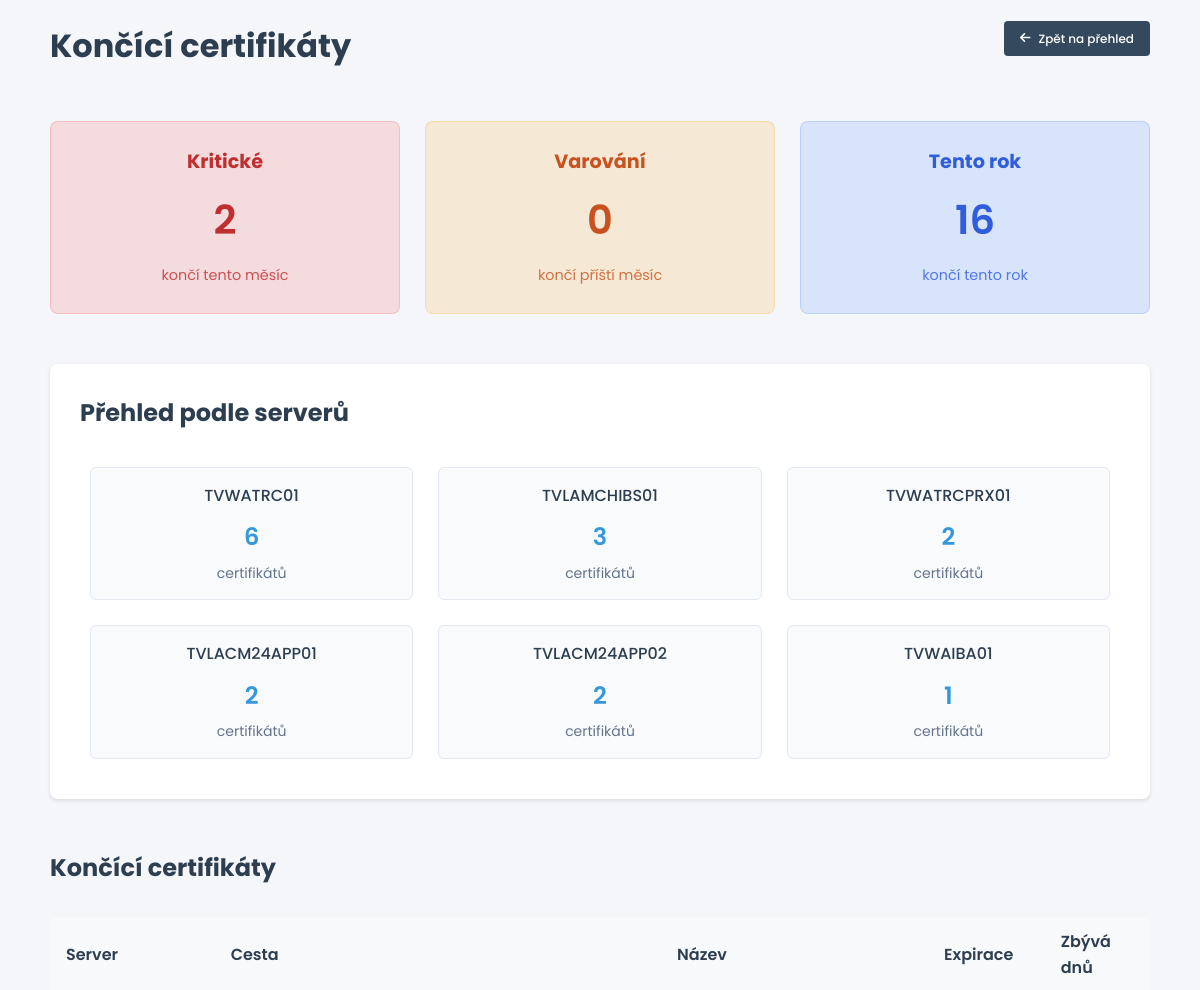
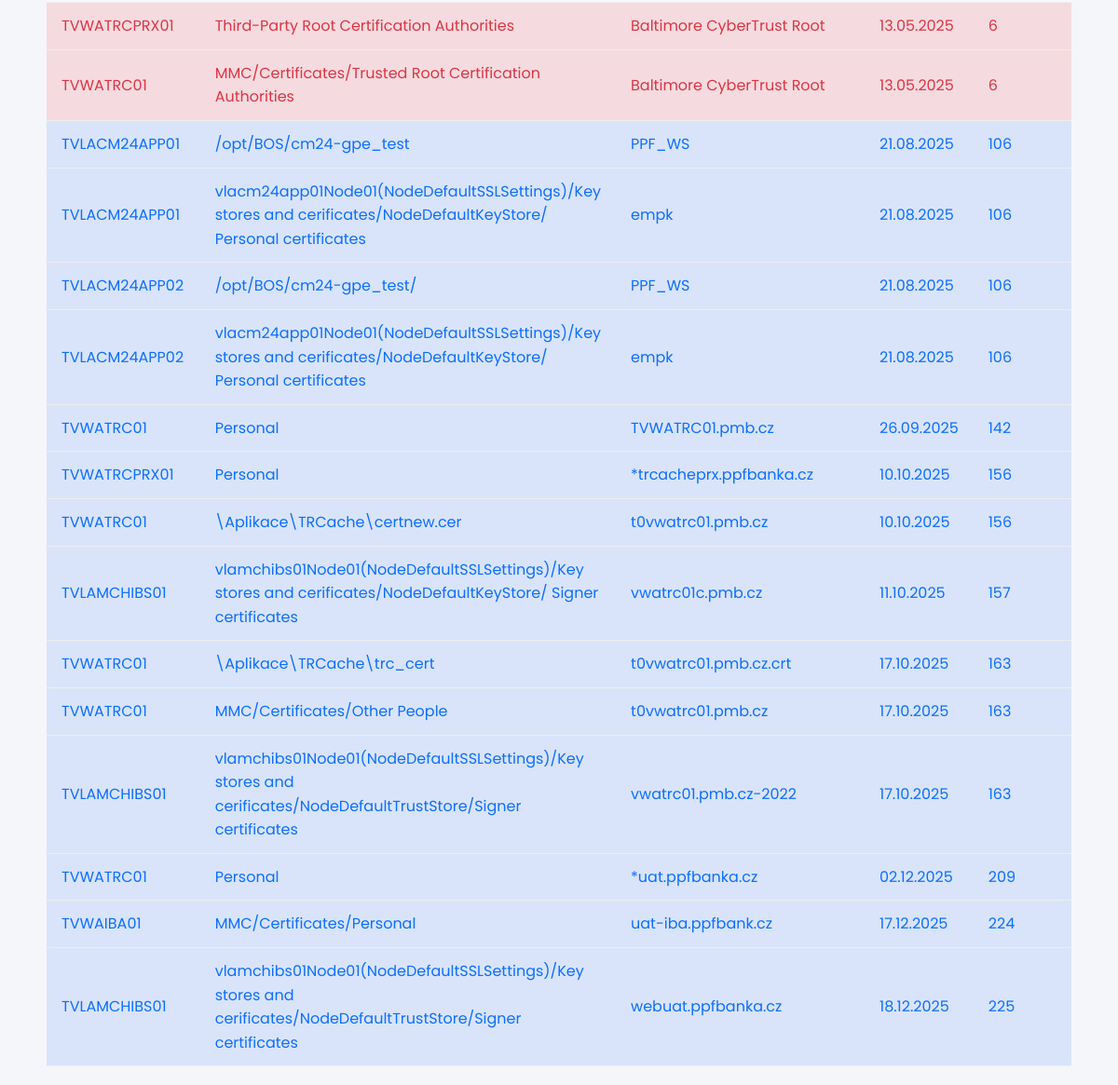
Screenshot of /evidence_certifikatu/dashboard with the database file from the repository (2 pictures, top to bottom).
### app/models.py (models this page shows)
class Certifikat(db.Model):
    id = db.Column(db.Integer, primary_key=True)
    server = db.Column(db.String(100), db.ForeignKey('server.nazev'), nullable=False)
    cesta = db.Column(db.String(200), nullable=False)
    nazev = db.Column(db.String(100), nullable=False)
    expirace = db.Column(db.Date, nullable=False)
    poznamka = db.Column(db.Text, nullable=True)
    vytvoreno = db.Column(db.DateTime, default=datetime.utcnow)

### app/main/dashboard.py (the view)
@bp.route('/dashboard')
def index():
    try:
        today = datetime.now().date()
        ending_certs = Certifikat.query.filter(
            Certifikat.expirace.between(today, datetime(today.year, 12, 31).date())
        ).order_by(Certifikat.expirace).all()
        stats = {
            'critical': sum(1 for cert in ending_certs if (cert.expirace - today).days <= 30),
            'warning': sum(1 for cert in ending_certs if 30 < (cert.expirace - today).days <= 60),
            'this_year': len(ending_certs)
        }
        server_counts = {}
        for cert in ending_certs:
            server_counts[cert.server] = server_counts.get(cert.server, 0) + 1
        server_stats = [(server, count) for server, count in server_counts.items()]
        server_stats.sort(key=lambda x: x[1], reverse=True)
        return render_template('dashboard.html',
                             stats=stats,
                             ending_certs=ending_certs,
                             server_stats=server_stats,
                             today=today)
    except Exception as e:
        flash(f'Chyba při načítání dashboardu: {str(e)}', 'error')
        return redirect(url_for('main.index'))

### app/templates/dashboard.html (shortened to what this page needs)
{% extends "base.html" %}
{% block content %}
<div class="dashboard">
    <div class="header">
        <h1>Končící certifikáty</h1>
        <div class="toolbar" style="display: flex; justify-content: space-between;">
            <a href="{{ url_for('root') }}" class="button info">
                <i class="fas fa-arrow-left"></i>
                Zpět na přehled
            </a>
        </div>
    </div>
    <div class="stats-container">
        <div class="stat-box cert-expired">
            <h3>Kritické</h3>
            <p>{{ stats.critical }}</p>
            <small>končí tento měsíc</small>
        </div>
        <div class="stat-box cert-warning">
            <h3>Varování</h3>
            <p>{{ stats.warning }}</p>
            <small>končí příští měsíc</small>
        </div>
        <div class="stat-box cert-ending-year">
            <h3>Tento rok</h3>
            <p>{{ stats.this_year }}</p>
            <small>končí tento rok</small>
        </div>
    </div>
    <div class="server-stats">
        <h2>Přehled podle serverů</h2>
        <div class="server-stats-grid">
            {% for server, count in server_stats %}
            <div class="server-stat-card">
                <div class="server-name">{{ server }}</div>
                <div class="server-count">{{ count }}</div>
                <div class="server-label">certifikátů</div>
            </div>
            {% endfor %}
        </div>
    </div>
        <h2>Končící certifikáty</h2>
        <table>
            <thead>
                <tr>
                    <th>Server</th>
                    <th>Cesta</th>
                    <th>Název</th>
                    <th>Expirace</th>
                    <th>Zbývá dnů</th>
                </tr>
            </thead>
            <tbody>
                {% for cert in ending_certs %}
                <tr class="{{ cert|get_expiry_class }}">
                    <td>{{ cert.server }}</td>
                    <td>{{ cert.cesta }}</td>
                    <td>{{ cert.nazev }}</td>
                    <td>{{ cert.expirace.strftime('%d.%m.%Y') }}</td>
                    <td>{{ (cert.expirace - today).days }}</td>
                </tr>
                {% endfor %}
            </tbody>
        </table>
</div>
{% endblock %}

### static/css/style.css (style rules this page uses)
:root { --primary-color: #3498db; --success-color: #2ecc71; --danger-color: #e74c3c; --warning-color: #f39c12; --info-color: #34495e; --text-color: #2c3e50; --background-color: #f5f6fa; --border-radius: 8px; --box-shadow: 0 2px 4px rgba(0,0,0,0.1); }
* { margin: 0; padding: 0; box-sizing: border-box; }
body { font-family: 'Poppins', sans-serif; background: var(--background-color); color: var(--text-color); line-height: 1.6; padding: 20px; }
.toolbar { margin-bottom: 15px; width: 100%; }
table { width: 100%; border-collapse: collapse; }
th, td { padding: 12px 16px; text-align: left; border-bottom: 1px solid #eee; }
th { background: #f8f9fa; font-weight: 600; color: var(--text-color); }
th:nth-child(1), td:nth-child(1) { width: 15%; }
th:nth-child(2), td:nth-child(2) { width: 40%; }
th:nth-child(3), td:nth-child(3) { width: 25%; }
th:nth-child(4), td:nth-child(4) { width: 10%; }
th:nth-child(5), td:nth-child(5) { width: 10%; }
.button { border: none; border-radius: 4px; padding: 8px 16px; cursor: pointer; font-size: 12px; font-weight: 500; text-decoration: none; transition: all 0.2s; display: inline-flex; align-items: center; gap: 8px; }
.button.info { background: var(--info-color); color: white; }
tr.cert-expired { background-color: rgba(239, 68, 68, 0.15) !important; }
tr.cert-ending-year { background-color: rgba(59, 130, 246, 0.15) !important; }
.dashboard { display: flex; flex-direction: column; gap: 30px; }
.stats-container { display: flex; gap: 25px; flex-wrap: wrap; }
.server-stats { background: white; padding: 30px; border-radius: 8px; box-shadow: 0 2px 4px rgba(0,0,0,0.1); margin: 20px 0; }
.server-stats h2 { margin-bottom: 25px; color: #2c3e50; font-size: 1.5rem; }
.server-stats-grid { display: grid; grid-template-columns: repeat(auto-fill, minmax(250px, 1fr)); gap: 25px; padding: 10px; }
.server-stat-card { background: #f8fafc; padding: 15px; border-radius: 6px; text-align: center; border: 1px solid #e2e8f0; }
.server-name { font-weight: 500; color: #2c3e50; margin-bottom: 10px; }
.server-count { font-size: 1.5rem; font-weight: 600; color: #3498db; }
.server-label { font-size: 0.875rem; color: #64748b; margin-top: 5px; }
.header { display: flex; justify-content: space-between; align-items: center; margin-bottom: 20px; }
.cert-expired { color: #dc3545; }
.cert-warning { color: #fd7e14; }
.cert-ending-year { color: #0d6efd; }
.stat-box { flex: 1; padding: 25px; border-radius: var(--border-radius); text-align: center; min-width: 200px; }
.stat-box h3 { margin-bottom: 10px; font-size: 1.2rem; }
.stat-box p { font-size: 2.5rem; font-weight: 600; margin: 10px 0; }
.stat-box small { font-size: 0.9rem; opacity: 0.8; }
.stat-box.cert-expired { background-color: rgba(239, 68, 68, 0.15); color: rgba(185, 28, 28, 0.9); border: 1px solid rgba(239, 68, 68, 0.2); }
.stat-box.cert-warning { background-color: rgba(245, 158, 11, 0.15); color: rgba(194, 65, 12, 0.9); border: 1px solid rgba(245, 158, 11, 0.2); }
.stat-box.cert-ending-year { background-color: rgba(59, 130, 246, 0.15); color: rgba(29, 78, 216, 0.9); border: 1px solid rgba(59, 130, 246, 0.2); }
h1 { white-space: nowrap; display: inline-block; }

### rows the page displays
Certifikat: server "TVWATRC01", count "6", cesta "MMC/Certificates/Trusted Root Certification Authorities", nazev "Baltimore CyberTrust Root", expirace "13.05.2025", (cert.expirace-today).days "6"
Certifikat: server "TVLAMCHIBS01", count "3", cesta "vlamchibs01Node01(NodeDefaultSSLSettings)/Key stores and cerificates/NodeDefaultKeyStore/ Signer certificates", nazev "vwatrc01c.pmb.cz", expirace "11.10.2025", (cert.expirace-today).days "157"
Certifikat: server "TVWATRCPRX01", count "2", cesta "Third-Party Root Certification Authorities", nazev "Baltimore CyberTrust Root", expirace "13.05.2025", (cert.expirace-today).days "6"
Certifikat: server "TVLACM24APP01", count "2", cesta "/opt/BOS/cm24-gpe_test", nazev "PPF_WS", expirace "21.08.2025", (cert.expirace-today).days "106"
Certifikat: server "TVLACM24APP02", count "2", cesta "/opt/BOS/cm24-gpe_test/", nazev "PPF_WS", expirace "21.08.2025", (cert.expirace-today).days "106"
Certifikat: server "TVWAIBA01", count "1", cesta "MMC/Certificates/Personal", nazev "uat-iba.ppfbank.cz", expirace "17.12.2025", (cert.expirace-today).days "224"
Certifikat: server "TVLACM24APP01", cesta "vlacm24app01Node01(NodeDefaultSSLSettings)/Key stores and cerificates/NodeDefaultKeyStore/ Personal certificates", nazev "empk", expirace "21.08.2025", (cert.expirace-today).days "106"
Certifikat: server "TVLACM24APP02", cesta "vlacm24app01Node01(NodeDefaultSSLSettings)/Key stores and cerificates/NodeDefaultKeyStore/ Personal certificates", nazev "empk", expirace "21.08.2025", (cert.expirace-today).days "106"
Certifikat: server "TVWATRC01", cesta "Personal", nazev "TVWATRC01.pmb.cz", expirace "26.09.2025", (cert.expirace-today).days "142"
Certifikat: server "TVWATRCPRX01", cesta "Personal", nazev "*trcacheprx.ppfbanka.cz", expirace "10.10.2025", (cert.expirace-today).days "156"
Certifikat: server "TVWATRC01", cesta "\\Aplikace\\TRCache\\certnew.cer", nazev "t0vwatrc01.pmb.cz", expirace "10.10.2025", (cert.expirace-today).days "156"
Certifikat: server "TVWATRC01", cesta "\\Aplikace\\TRCache\\trc_cert", nazev "t0vwatrc01.pmb.cz.crt", expirace "17.10.2025", (cert.expirace-today).days "163"
Certifikat: server "TVWATRC01", cesta "MMC/Certificates/Other People", nazev "t0vwatrc01.pmb.cz", expirace "17.10.2025", (cert.expirace-today).days "163"
Certifikat: server "TVLAMCHIBS01", cesta "vlamchibs01Node01(NodeDefaultSSLSettings)/Key stores and cerificates/NodeDefaultTrustStore/Signer certificates", nazev "vwatrc01.pmb.cz-2022", expirace "17.10.2025", (cert.expirace-today).days "163"
Certifikat: server "TVWATRC01", cesta "Personal", nazev "*uat.ppfbanka.cz", expirace "02.12.2025", (cert.expirace-today).days "209"
Certifikat: server "TVLAMCHIBS01", cesta "vlamchibs01Node01(NodeDefaultSSLSettings)/Key stores and cerificates/NodeDefaultTrustStore/Signer certificates", nazev "webuat.ppfbanka.cz", expirace "18.12.2025", (cert.expirace-today).days "225"

### other values shown
{{ stats.critical }} "2"
{{ stats.warning }} "0"
{{ stats.this_year }} "16"
